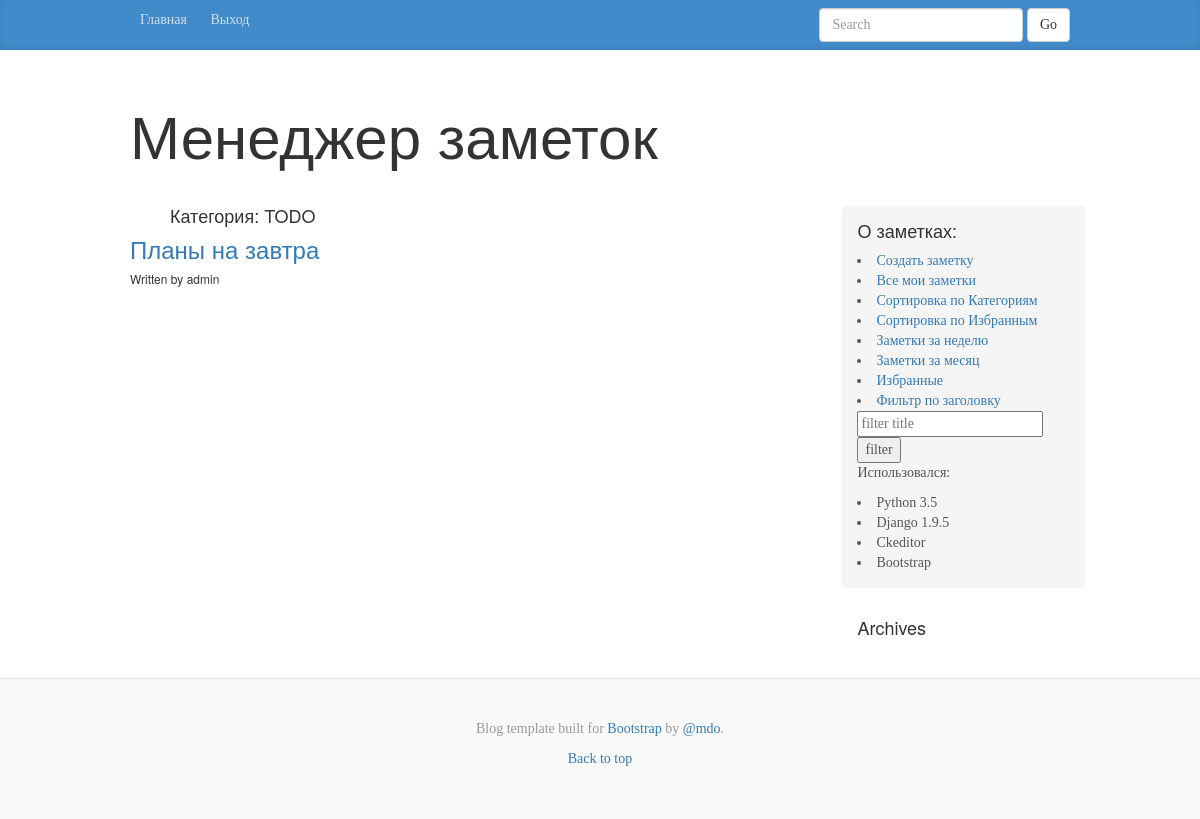
/category/get/4/ (signed in), run on an earlier commit of the app's database.
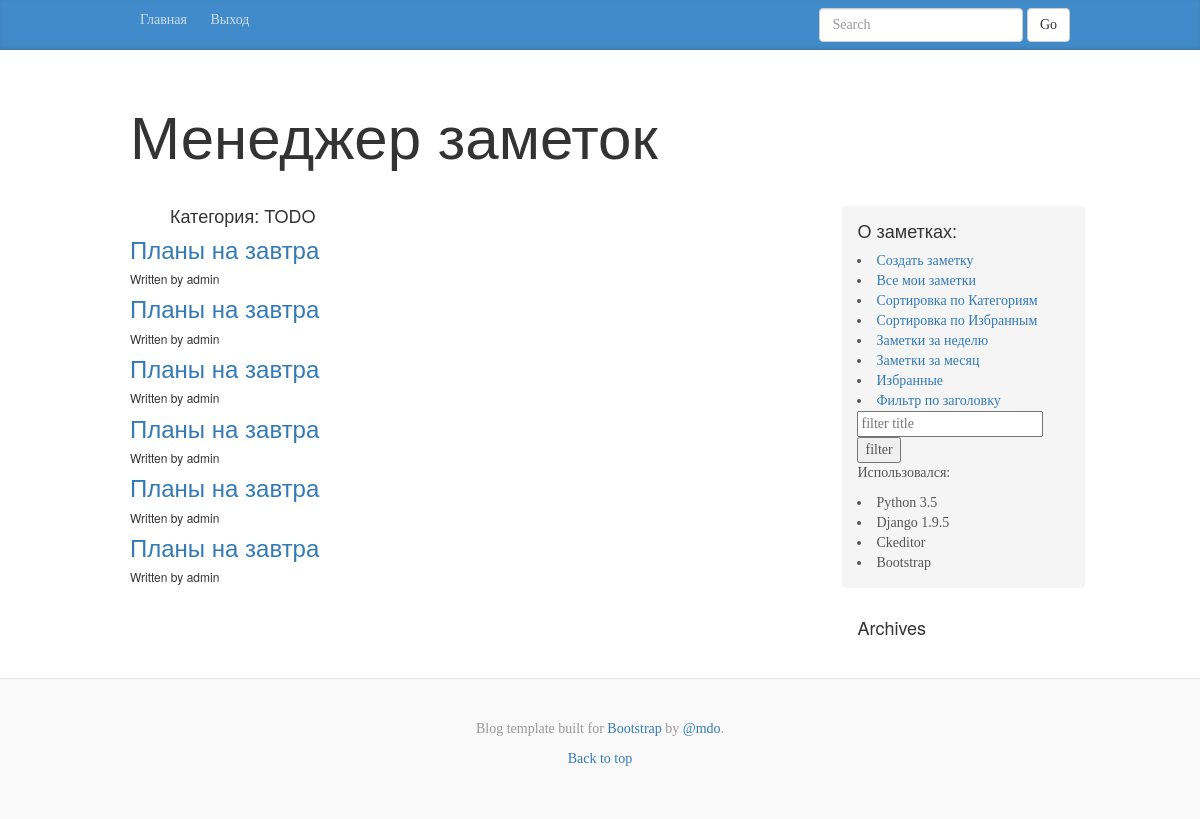
And on a later commit of the database.
### notes/models.py (models this page shows, shortened)
class Category(MPTTModel):
    class Meta():
        db_table = 'Category'
        verbose_name_plural = "Категории"
        verbose_name = "Категория"
        ordering = ('tree_id', 'level')
    name = models.CharField(max_length=150)
    parent = TreeForeignKey('self', null=True, blank=True,
                            related_name='children',
                            verbose_name='parent class')
    def __str__(self):
        return self.name
    class MPTTMeta:
        order_insertion_py = ['name']

class Notes(models.Model):
    class Meta:
        db_table = 'Notes'
        verbose_name_plural = "Заметки"
    id = models.UUIDField(primary_key=True, default=uuid.uuid4, editable=False)
    title = models.CharField(max_length=150)
    text = RichTextField(null=True, blank=True)
    date_added = models.DateTimeField(auto_now_add=True)
    date_modified = models.DateTimeField(auto_now=True)
    author = models.ForeignKey(settings.AUTH_USER_MODEL, default=1)
    favorites = models.BooleanField(default=False)
    category = models.ForeignKey(Category, blank=True,
                                 null=True, related_name='cat')
    publish = models.BooleanField(default=False)

### notes/views.py (the view)
# urls.py: url(r'^category/get/(?P<category_id>\d+)/$', notes.views.category,
@login_required(login_url='/auth/login/')
def category(request, category_id=1):
    args = {
        'category_all': Category.objects.all(),
        'category': Category.objects.get(id=category_id),
        'notes': Notes.objects.filter(
            category=category_id,
            author=auth.get_user(request).id)
        .select_related('category', 'author'),
    }
    return render(request, 'category.html', args)

### notes/templates/category.html
{% extends 'main.html' %}
{% load staticfiles %}
{% load i18n mptt_tags %}
{% block content %}
<ul class="right"><h4> Категория: {{ category }}</h4></ul>
{% for note in notes %}<article>
    <h3><a href="/note/{{note.id}}">{{ note.title }}</a></h3>
    <h6>Written by {{note.author.username}} {{ note.date }}</h6>
{% endfor %}
{%  endblock %}

### templates/main.html (shortened to what this page needs)
{% load staticfiles %}
{% load i18n mptt_tags %}
<!DOCTYPE html>
<html lang="en">
  <head>
    <link href="{% static 'css/bootstrap.min.css'%}" rel="stylesheet">
    <link href="{% static 'css/blog.css'%}" rel="stylesheet">
  </head>
  <body>
    <div class="blog-masthead">
      <div class="container">
        <nav class="blog-nav">
          <a class="blog-nav-item{% if request.path == '/' %} active{% endif %}" href="/">Главная</a>
            {% if not user.is_authenticated %}
          <a class="blog-nav-item{% if request.path == '/auth/register/' %} active{% endif %}" href="{% url 'register' %}">Регистрация</a>
          <a class="blog-nav-item{% if request.path == '/auth/login/' %} active{% endif %}" href="{% url 'login' %}">Вход</a>
            {% else %}
          <a class="blog-nav-item" href="{% url 'logout' %}">Выход</a>
            <form action="{% url 'search' %}" class="navbar-form navbar-right" role="search">
              <div class="form-group">
                <input type="text" class="form-control" placeholder="Search" method="get"name="q">
              </div>
              <button type="submit" class="btn btn-default">Go</button>
          </form>
            {% endif %}
        </nav>
      </div>
    </div>
    <div class="container">
      <div class="blog-header">
        <h1 class="blog-title">Менеджер заметок</h1>
      </div>
      <div class="row">
        <div class="col-sm-8 blog-main">
			<div id="main_notes">
            {% block content %}{% endblock %}
			</div>
        </div>
        <div class="col-sm-3 col-sm-offset-1 blog-sidebar">
          <div class="sidebar-module sidebar-module-inset">
            {% if user.is_authenticated %}
            <h4>О заметках:</h4>
            <li><a href="{% url 'create' %}">Создать заметку</a></li>
            <li><a href="#" onclick="return my_notes()">Все мои заметки</a></li>
            <li><a href="#" onclick="return sort_notes_category()">Сортировка по Категориям</a></li>
            <li><a href="#" onclick="return sort_notes_favorites()">Сортировка по Избранным</a></li>
            <li><a href="#" onclick="return filter_week()">Заметки за неделю</a></li>
            <li><a href="#" onclick="return filter_month()">Заметки за месяц</a></li>
            <li><a href="#" onclick="return filter_favorites()">Избранные</a></li>
            <li><a href="{% url 'form_filter_title' %}">Фильтр по заголовку</a></li>
              <form action="{% url 'filter_title'%}" method="get">
                <input type="text" name="q" placeholder="filter title">
                  <input type="submit" value="filter">
            </form>
              {% endif %}
            <p>Использовался:</p>
            <li>Python 3.5</li>
            <li>Django 1.9.5</li>
            <li>Ckeditor</li>
            <li>Bootstrap</li>
          </div>
          {% if user.is_authenticated %}
          <div class="sidebar-module">
            <h4>Archives</h4>
          </div>
          {% endif %}
        </div>
      </div>
    </div>
    <footer class="blog-footer">
      <p>Blog template built for <a href="http://getbootstrap.com">Bootstrap</a> by <a href="https://twitter.com/mdo">@mdo</a>.</p>
      <p>
        <a href="#">Back to top</a>
      </p>
    </footer>
</html>

### static/css/blog.css (style rules this page uses)
body { font-family: Georgia, "Times New Roman", Times, serif; color: #555; }
h1, .h1, h2, .h2, h3, .h3, h4, .h4, h5, .h5, h6, .h6 { margin-top: 0; font-family: "Helvetica Neue", Helvetica, Arial, sans-serif; font-weight: normal; color: #333; }
@media (min-width: 1200px) { .container { width: 970px; } }
.blog-masthead { background-color: #428bca; box-shadow: inset 0 -2px 5px rgba(0,0,0,.1); }
.blog-nav-item { position: relative; display: inline-block; padding: 10px; font-weight: 500; color: #cdddeb; }
.blog-header { padding-top: 20px; padding-bottom: 20px; }
.blog-title { margin-top: 30px; margin-bottom: 0; font-size: 60px; font-weight: normal; }
.blog-main { font-size: 18px; line-height: 1.5; }
.sidebar-module { padding: 15px; margin: 0 -15px 15px; }
.sidebar-module-inset { padding: 15px; background-color: #f5f5f5; border-radius: 4px; }
.blog-footer { padding: 40px 0; color: #999; text-align: center; background-color: #f9f9f9; border-top: 1px solid #e5e5e5; }

What changed in the data, as far as the page shows it:
added Notes: title "Планы на завтра", author.username "admin"
added Notes: title "Планы на завтра", author.username "admin"
added Notes: title "Планы на завтра", author.username "admin"
added Notes: title "Планы на завтра", author.username "admin"
added Notes: title "Планы на завтра", author.username "admin"
